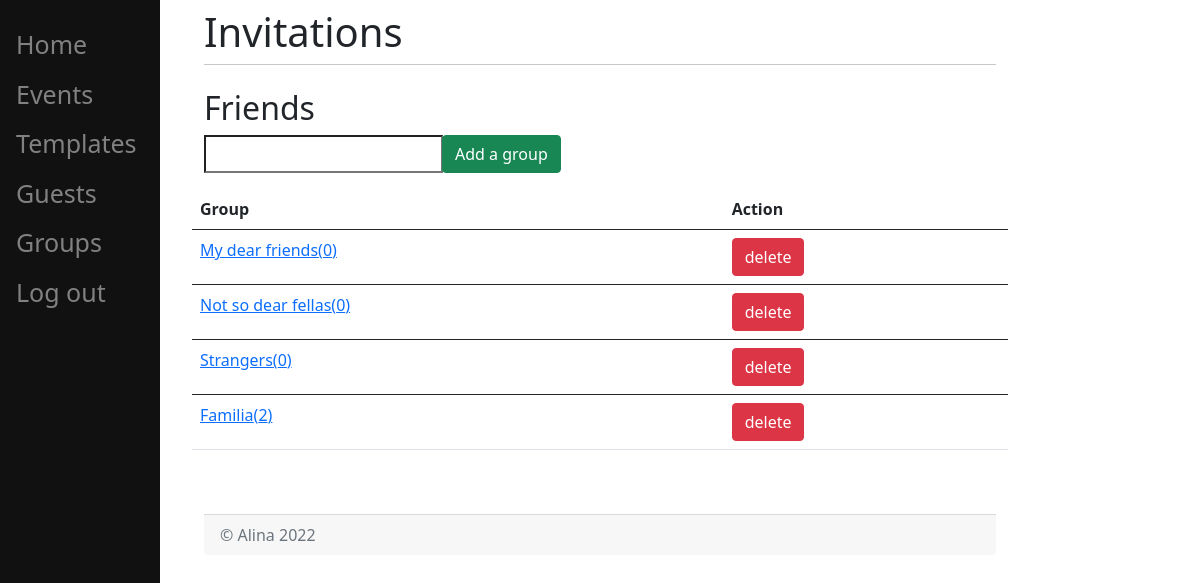
The page /groups/ (signed in) on the database its author committed.
### invitations/models.py (models this page shows, shortened)
class Group(models.Model):
    name = models.CharField(max_length=200)
    user = models.ForeignKey(User, on_delete=models.CASCADE, related_name="group", null=True)

### invitations/views.py (the view)
def groups(request):
    try:
        user = request.user
        groups_ = user.group.all()
        return render(request, "invitations/groups.html", {"groups": groups_})
    except Exception as e:
        messages.error(request, f'{e}')
        return redirect('/home/')

### templates/invitations/groups.html (shortened to what this page needs)
{% extends 'invitations/home.html' %}
{% block content %}
    <h2>Friends</h2>
    <form action="/groups/add" method="post">
    <div class="input-group mb-3">
        <input type="text" name="name">
        <div class="input-group-prepend">
            <button type="submit" name="save" class="btn btn-success">Add a group</button>
        </div>
    </div>
    </form>
    {% if groups %}
        <table class="table">
            <thead>
            <tr>
                <th scope="col">Group</th>
                <th scope="col">Action</th>
            </tr>
            </thead>
            <tbody>
            {% for group in groups %}
                <tr>
                    <td><a href="/groups/view_group/{{ group.id }}">{{ group.name }}({{ group.guest_set.all.count }})</a></td>
                    <td>
                        <form action="/groups/delete/" method="post">
                            <button type="submit" class="btn btn-danger">delete</button>
                        </form>
                    </td>
                </tr>
                </tbody>
            {% endfor %}
        </table>
    {% else %}
        <dev><p> You have no groups </p></dev>
    {% endif %}
{% endblock %}

### templates/invitations/base.html (style rules this page uses)
html { overflow-y: scroll; }

### rows shown on the page
Group: name "My dear friends", guest_set.all.count "0"
Group: name "Not so dear fellas", guest_set.all.count "0"
Group: name "Strangers", guest_set.all.count "0"
Group: name "Familia", guest_set.all.count "2"
